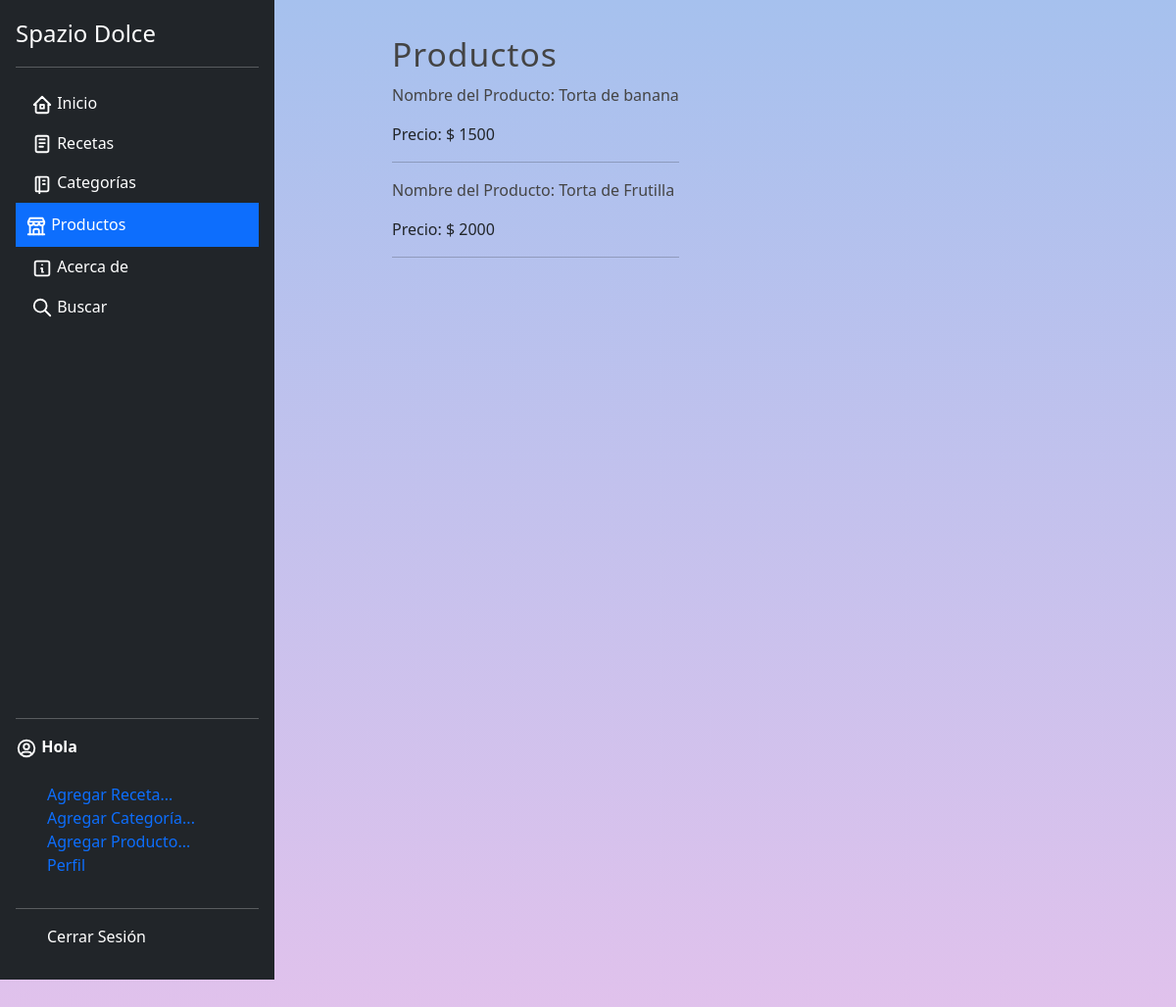
Before: /productos/ with the older database file.
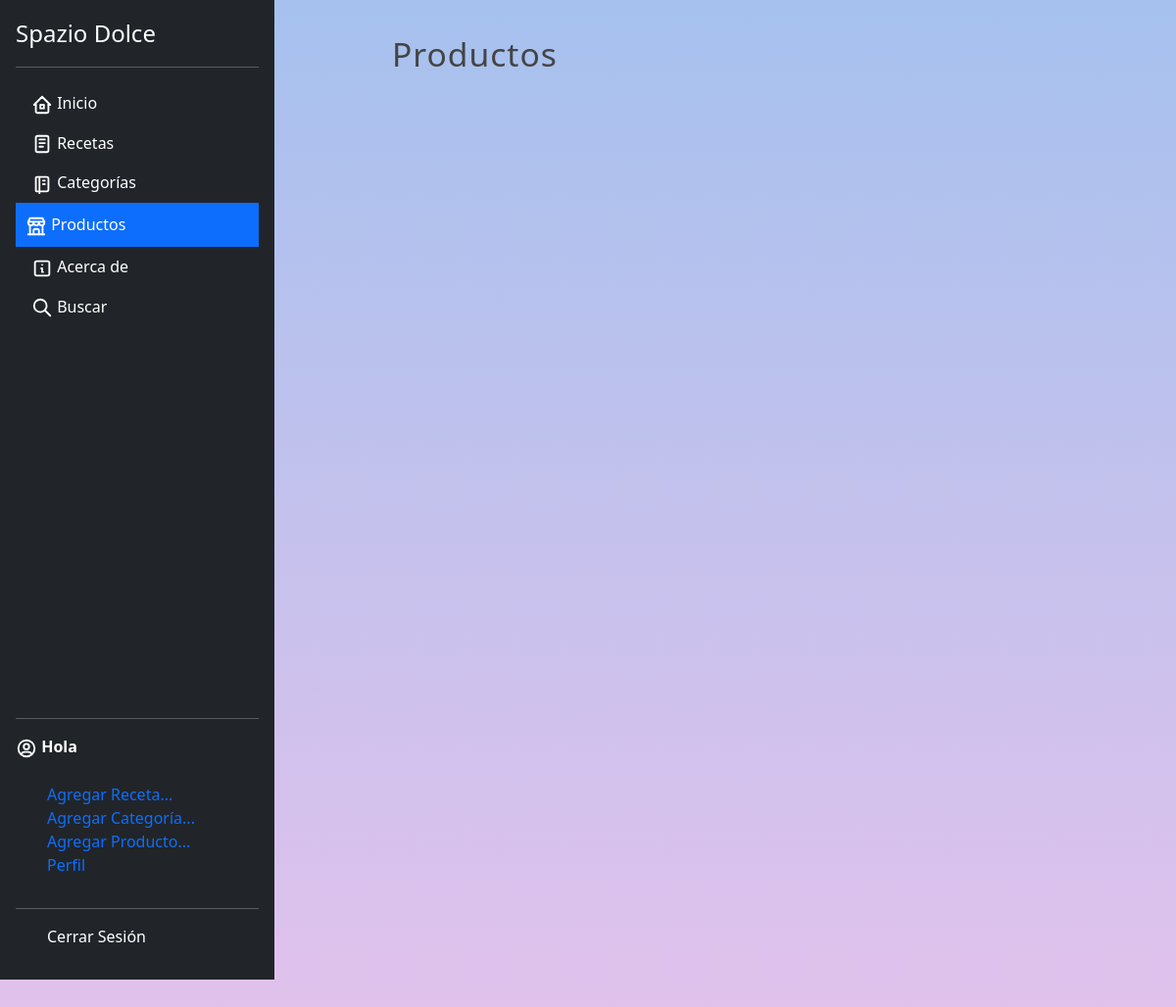
After: the same page with the newer database file.
### blog/models.py (models this page shows, shortened)
class Product(models.Model):
    name = models.CharField(max_length=100, verbose_name='Nombre')
    description = models.CharField(max_length=255,verbose_name='Descripción')
    price = models.IntegerField(default = 0, verbose_name='Precio')
    created_at = models.DateTimeField(auto_now_add=True, verbose_name='Creado el')
    class Meta:
        verbose_name = 'Producto'
        verbose_name_plural = 'Productos'
        ordering = ['-created_at']

### blog/views.py (the view)
# urls.py: path('productos/', views.products, name= 'list_productos'),
def products(request):
    products = Product.objects.all()
    return render(request,'products/listproducts.html',{
        'title' : 'Productos',
        'products' : products,
    })

### blog/processor.py (called while the page is built)
def get_categories(request):
    categories_in_use = Article.objects.filter(public = True).values_list('categories',flat = True)
    categories = Category.objects.filter(id__in =categories_in_use).values_list('id','name')
    return {
        'categories' : categories,
        'categories_in_use' :categories_in_use
    }

### pages/context_processors.py (called while the page is built)
def get_pages(request):
    pages = Page.objects.filter(visible = True).order_by("order").values_list('id','title', 'slug')
    return {
        'pages' : pages
    }

### blog/templates/products/listproducts.html (shortened to what this page needs)
{% extends 'layouts/layout.html'%}
{%block content %}
<body class="body-list-prod">
    <h1 class ="title">{{title}}</h1>
    {% include 'products/products.html' %}
    </body>
{% endblock %}

### blog/templates/products/products.html (shortened to what this page needs)
{% for product in products%}
<article class = "article-item">
    <div class = "data">
        <p>
            {% if product.id %}
            <a href="{% url 'product' product.id %}">Nombre del Producto: {{ product.name}} </a>
            <p>Precio: $  {{ product.price}}</p>
        {% endif %}
        </p>
    </div>
</article>
<hr>
{% endfor %}

Changed rows visible on the page:
removed Product: name "Torta de banana", price "1500"
removed Product: name "Torta de Frutilla", price "2000"
